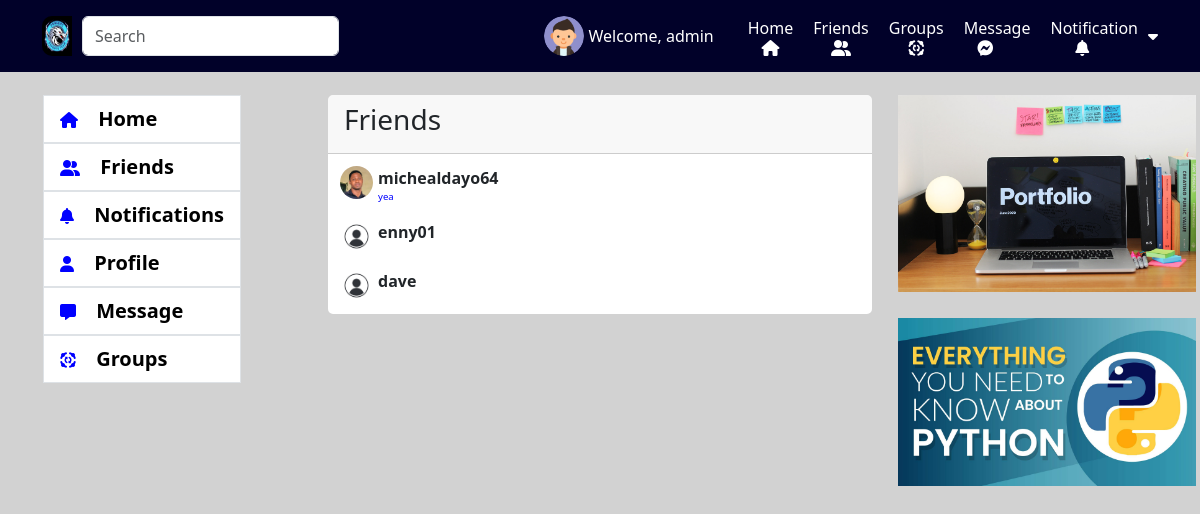
Page /message/friend-with-message/ (signed in) on the committed database.
### account/models.py (models this page shows, shortened)
class Accounts(AbstractBaseUser):
    email = models.EmailField(verbose_name="email", max_length=60, unique=True)
    username = models.CharField(max_length=30, unique=True)
    first_name = models.CharField(max_length=30, null=True, blank=True)
    last_name = models.CharField(max_length=30, null=True, blank=True)
    date_joined = models.DateTimeField(
        verbose_name='date joined', auto_now_add=True)
    last_login = models.DateTimeField(verbose_name='last login', auto_now=True)
    is_admin = models.BooleanField(default=False)
    is_active = models.BooleanField(default=True)
    is_staff = models.BooleanField(default=False)
    is_superuser = models.BooleanField(default=False)
    profile_image = models.ImageField(max_length=255, upload_to=get_profile_image_filepath,
                                      null=True, blank=True, default=get_default_profile_image)
    hide_email = models.BooleanField(default=True)
    uid = models.CharField(max_length=225, blank=True, null=True)
    USERNAME_FIELD = 'email'
    REQUIRED_FIELDS = ['username']
    objects = MyAccountManager()

### message_app/models.py (models this page shows)
class RoomChatMessage(models.Model):
    user = models.ForeignKey(settings.AUTH_USER_MODEL, on_delete = models.CASCADE)
    room = models.ForeignKey(PrivateChatRoom, on_delete = models.CASCADE)
    timestamp = models.DateTimeField(auto_now_add = True)
    content = models.TextField(unique = False, blank = False)
    objects = RoomChatMessageManager()
    def __str__(self):
        return self.content

### message_app/views.py (the view)
# urls.py: path('friend-with-message/', friendsWithMessage, name="friend-with-message"),
def friendsWithMessage(request):
    context = {}
    user = request.user
    if user.is_authenticated:
        m_and_f = get_recent_chatroom_messages(user)
    context["m_and_f"] = m_and_f
    return render(request, 'message_app/friends_message.html', context)

### account/views.py (called while the page is built)
def get_tokens_for_user(user):
    refresh = RefreshToken.for_user(user)
    return {
        'token': {
            'refresh': str(refresh),
            'access': str(refresh.access_token),
        },
        'msg': 'Login Successfully'
    }

### friend_app/models.py (called while the page is built)
    def is_mutual_friend(self, friend):
        if friend in self.friends.all():
            return True
        return False

### notification_app/context_processors.py (called while the page is built)
def get_user_token(request):
    user = request.user
    return {'user_access_token': get_tokens_for_user(user)['token']['access']}

### message_app/templates/message_app/friends_message.html (shortened to what this page needs)
{% extends 'base.html' %}
{% load static %}
{% block content %}
    <br>
    <div class="row">
        <div class="col-12 col-lg-3 col-xl-3 col-md-3 left-menu-container">
            {% include 'snippets/left-menu.html' %}
          </div>
        <div class="col-12 col-md-6">
            <div class="card">
                <div class="d-flex flex-row align-items-center card-header">
                    <h3>Friends</h3>
                </div>
                <div class="card-body p-1">
                    <div class="d-flex flex-column friends-list-container">
                        {% for x in m_and_f %}
                        <div class="d-flex flex-row p-2 friend-container flex-grow-1"
                            onclick="createOrReturnPrivateChat('{{x.friend.id}}')" id="id_friend_container_{{x.friend.id}}">
                            <img class="profile-image rounded-circle img-fluid" id="id_friend_img_{{x.friend.id}}"
                                src="{{ x.friend.profile_image.url }}">
                            <div class="d-flex flex-column">
                                <span class="username-span">{{x.friend.username}}</span>
                                <span class="friend-message-span">{{x.message|truncatechars:20}}</span>
                            </div>
                        </div>
                        {% endfor %}
                    </div>
                </div>
            </div>
        </div>
        <div class="col-12 col-lg-3 col-xl-3 col-md-3 right-menu-container">
            {% include 'snippets/right-data.html' %}
          </div>
</div>
{% endblock %}

### templates/snippets/header.html (shortened to what this page needs)
{% load static %}
<nav class="navbar fixed-top top-navbar" id="mynav" data-token="{{ user_access_token }}">
  <div class="container d-flex flex-row justify -content-between" id="myheader">
    <div>
      <div class="d-flex">
        <a href="/">
          <img src="{% static 'img/logoimage.webp' %}" alt="" srcset=""
            style="width: 40px; height: 40px; padding-right: 10px; border-radius: 10px;">
        </a>
        <input class="form-control me-2 w-100" type="search" id="input-data" name="q" placeholder="Search"
          aria-label="Search">
      </div>
    </div>
    <div class="menu-left">
      {% if request.user.is_authenticated %}
      <a href="{% url 'profile-index' %}" class="anch">
        <img class="me-1 profile-pic" src="{{ request.user.profile_image.url }}" alt="">
      </a>
      {% else %}
      <img class="me-1 profile-pic" src="{% static 'img/profile_image.png' %}" alt="">
      {% endif %}
      <a href="{% url 'profile-index' %}" class="anch">
        <p class="me-4 mt-3 text-white">Welcome, {{ request.user.username }}</p>
      </a>
      <a href="{% url 'index' %}" class="home">
        <span class="text-white">Home</span>
        <i class="fa-solid fa-house text-white"></i>
      </a>
      <a href="{% url 'friend-index' %}" class="home">
        <span class="text-white">Friends</span>
        <i class="fa-solid fa-user-group text-white"></i>
      </a>
      <a href="{% url 'group-list' %}" class="home">
        <span class="text-white">Groups</span>
        <i class="fa-solid fa-group-arrows-rotate text-white"></i>
      </a>
      <a class="home" id="btn-chat-notifi">
        <span class="text-white">Message</span>
        <i class="fa-brands fa-facebook-messenger me-4 text-white"></i>
      </a>
      <a class="home" id="btn-notifi" onclick="setGeneralNotificationsAsRead()">
        <span class="text-white">Notification</span>
        <i class="fa-solid fa-bell me-4 text-white"></i>
      </a>
      <a href="#" id="logout">
        <i class="fa-solid fa-caret-down text-white"></i>
      </a>
    </div>
  </div>
</nav>

### static/css/style.css (style rules this page uses)
body { display: block; position: relative; }
.anch { text-decoration: none; cursor: pointer; }
.profile-pic { width: 40px; height: 40px; border-radius: 100%; }
.home { display: flex; flex-direction: column; align-items: center; padding: 5px; text-align: center; margin-left: 5px; margin-right: 5px; }
#myheader { position: relative; width: 100%; }
.top-navbar { background-color: rgb(1, 1, 41); }
.menu-left { display: flex; flex-direction: row; align-items: center; }
.menu-left a { text-decoration: none; }

### message_app/templates/message_app/friends_message.html (style rules this page uses)
.friends-list-container { max-height: 500px; overflow-y: scroll; }
.profile-image { width: 33px; height: 33px; margin-top: 0px; margin-bottom: auto; }
.username-span { font-weight: 600; margin-top: 0px; margin-bottom: auto; margin-left: 5px; margin-right: 5px; }
.friend-message-span { font-weight: 380; margin-top: 0px; margin-bottom: auto; margin-left: 5px; margin-right: 5px; font-size: 0.6em; color: blue }

### rows in the picture
Accounts: user.profile_image (picture), user.username "admin"
RoomChatMessage: friend.profile_image (picture), friend.username "michealdayo64", message "yea"
Accounts: friend.profile_image (picture), friend.username "enny01"
Accounts: friend.profile_image (picture), friend.username "dave"
